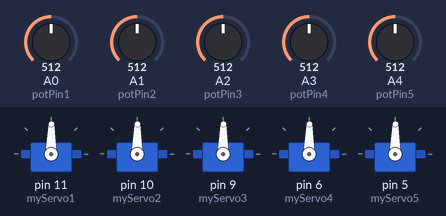
The sketch below on a simulated Arduino Uno, built with avr-gcc and run on an emulated ATmega328P. Shown: 5 × servo. The test bench sets the inputs (shaded band); at power-on: A0 (potPin1) = 512, A1 (potPin2) = 512, A2 (potPin3) = 512, A3 (potPin4) = 512, A4 (potPin5) = 512.

Above: at 1.2 s.
1.3 s: A0 (potPin1) set to 716
At 2.3 s:
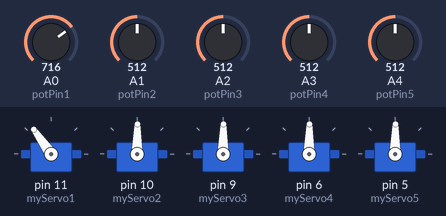
2.8 s: A1 (potPin2) set to 716
At 3.5 s:
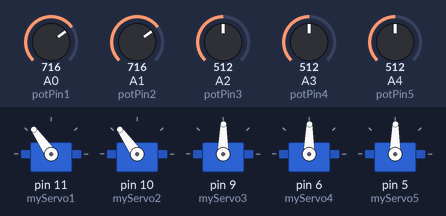
4.3 s: A2 (potPin3) set to 716
At 4.8 s:
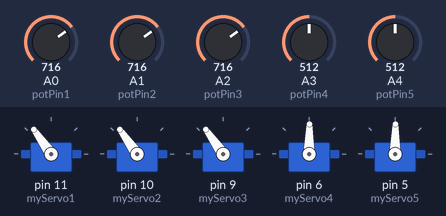
5.8 s: A3 (potPin4) set to 716
At 6.6 s:
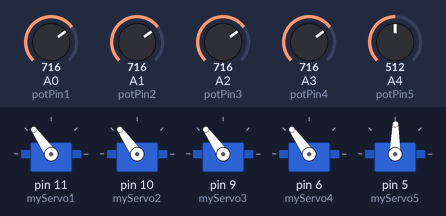
7.3 s: A4 (potPin5) set to 716
At 7.8 s:
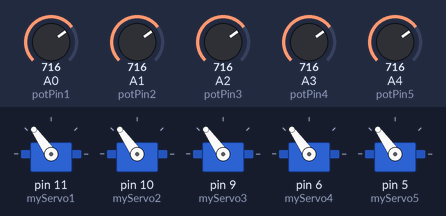
8.8 s: A0 (potPin1) set to 992
At 9.1 s:
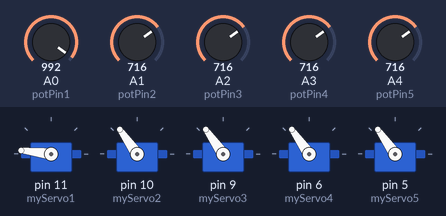
Timing chart, 0 to 11.3 s (numbered marks = the images above; inputs shaded):
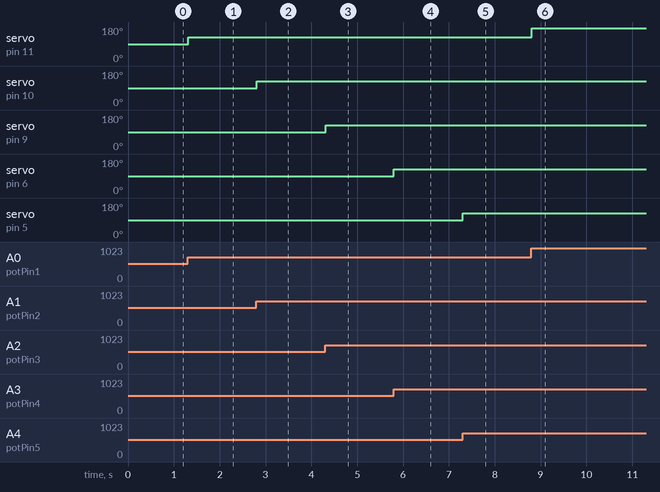

The sketch:

arduino_code.ino
```cpp
// C++ code
//
#include <Servo.h>
Servo myServo1 ;
Servo myServo2 ;
Servo myServo3 ;
Servo myServo4 ;
Servo myServo5 ;

int const potPin1 = A0;
int const potPin2 = A1;
int const potPin3 = A2;
int const potPin4 = A3;
int const potPin5 = A4;

int potVal1;
int potVal2;
int potVal3;
int potVal4;
int potVal5;
int angle1;
int angle2;
int angle3;
int angle4;
int angle5;

void setup(){
  myServo1.attach(11);
  myServo2.attach(10);
  myServo3.attach(9);
  myServo4.attach(6);
  myServo5.attach(5);

myServo1.write(90); // initial angle  for servo
myServo2.write(90);
myServo3.write(90);
myServo4.write(90);
myServo5.write(90);

  Serial.begin(9600);
}
void loop(){
  potVal1 = analogRead(potPin1);
  potVal2 = analogRead(potPin2);
  potVal3 = analogRead(potPin3);
  potVal4 = analogRead(potPin4);
  potVal5 = analogRead(potPin5);

  angle1 = map(potVal1, 0, 1023, 0, 179);
  angle2 = map(potVal2, 0, 1023, 0, 179);
  angle3 = map(potVal3, 0, 1023, 0, 179);
  angle4 = map(potVal4, 0, 1023, 0, 179);
  angle5 = map(potVal5, 0, 1023, 0, 179);

  myServo1.write(angle1);
  myServo2.write(angle2);
  myServo3.write(angle3);
  myServo4.write(angle4);
  myServo5.write(angle5);
  delay(15);
}
```

Measured:
- after the input at 1.3 s, servo on pin 11 (myServo1): 89° → 125° at once
- after the input at 2.8 s, servo on pin 10 (myServo2): 89° → 125° at once
- after the input at 4.3 s, servo on pin 9 (myServo3): 89° → 125° at once
- after the input at 5.8 s, servo on pin 6 (myServo4): 89° → 125° at once
- after the input at 7.3 s, servo on pin 5 (myServo5): 89° → 125° at once
- after the input at 8.8 s, servo on pin 11 (myServo1): 125° → 173° at once
